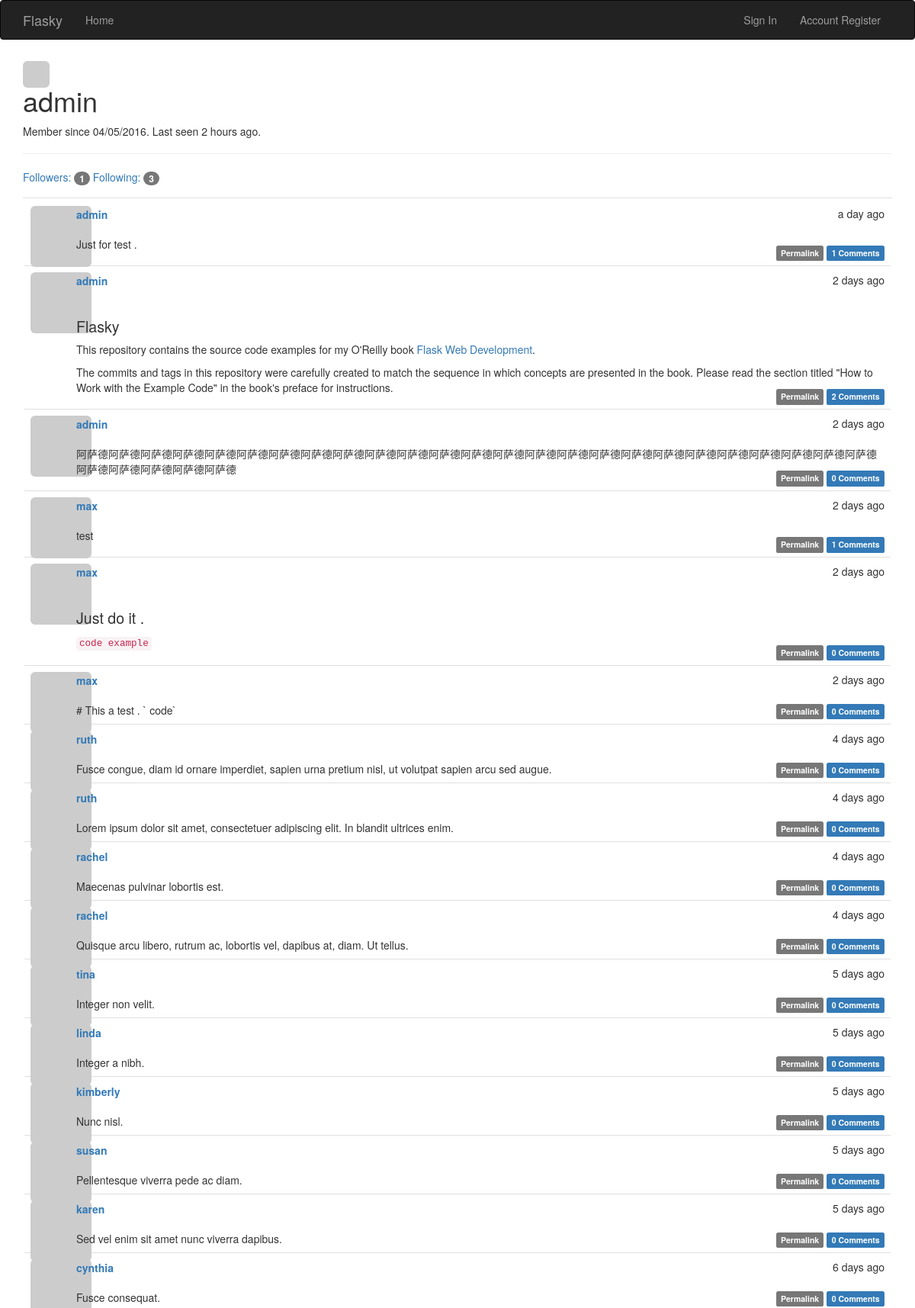
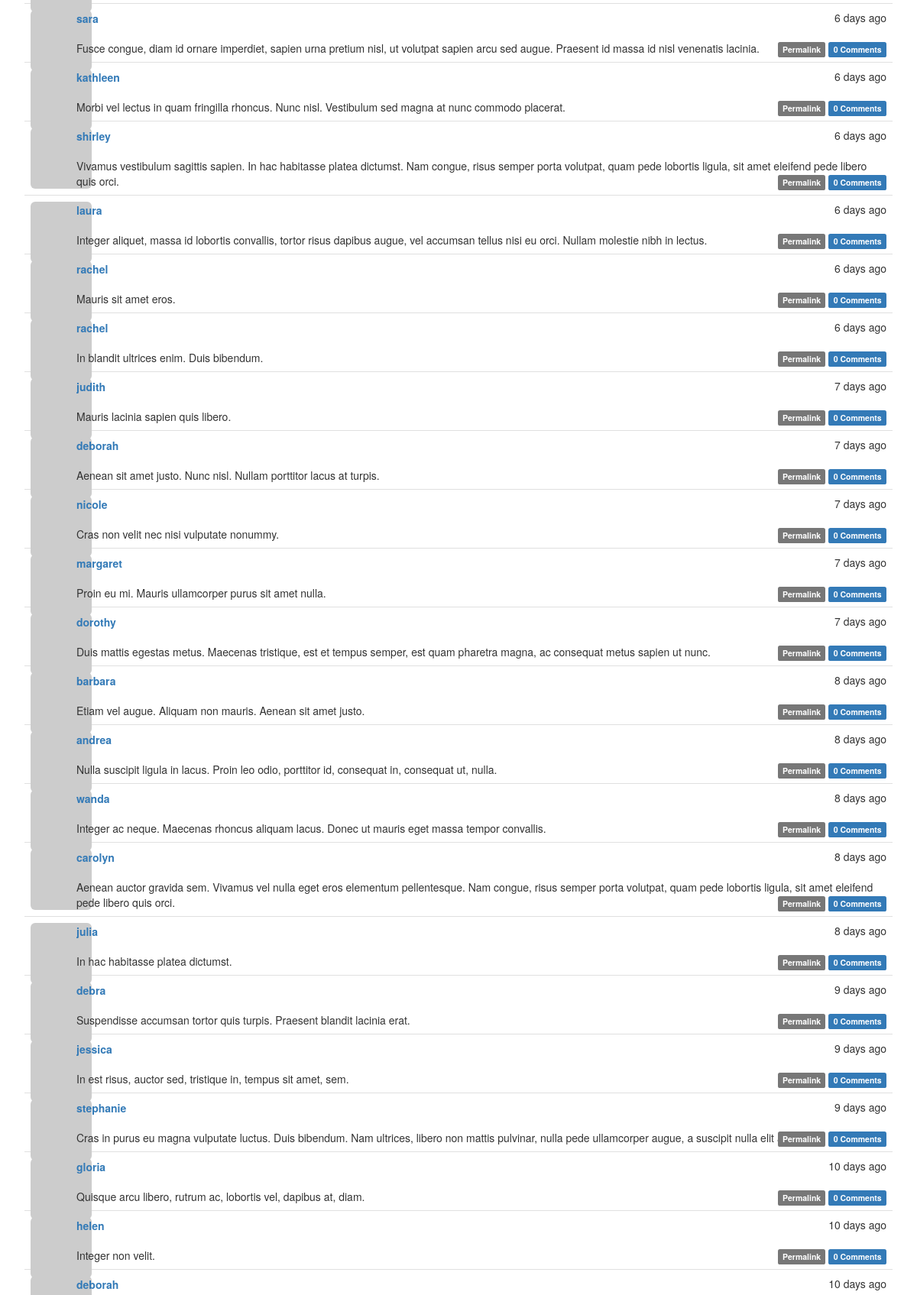
Screenshot of /user/admin (upper part) with the database file from the repository (2 pictures, top to bottom).
### app/models.py (models this page shows, shortened)
class User(UserMixin, db.Model):
    __tablename__ = 'users'
    id = db.Column(db.Integer, primary_key=True)
    email = db.Column(db.String(64), unique=True, index=True)
    username = db.Column(db.String(64), unique=True, index=True)
    role_id = db.Column(db.Integer, db.ForeignKey('roles.id'))
    password_hash = db.Column(db.String(128))
    confirmed = db.Column(db.Boolean, default=False)
    name = db.Column(db.String(64))
    location = db.Column(db.String(64))
    about_me = db.Column(db.Text())
    member_since = db.Column(db.DateTime, default=datetime.utcnow)
    last_seen = db.Column(db.DateTime, default=datetime.utcnow)
    avatar_hash = db.Column(db.String(32))
    posts = db.relationship('Post', backref='author', lazy='dynamic')
    followed = db.relationship('Follow', foreign_keys=[Follow.follower_id],
                               backref=db.backref('follower', lazy='joined'),
                               lazy='dynamic', cascade='all, delete-orphan')
    followers = db.relationship('Follow', foreign_keys=[Follow.followed_id],
                                backref=db.backref('followed', lazy='joined'),
                                lazy='dynamic', cascade='all, delete-orphan')
    comments = db.relationship('Comment', backref='author', lazy='dynamic')
    def gravatar(self, size=100, default='identicon', rating='g'):
        if request.is_secure:
            url = 'http://en.gravatar.com/avatar/'
        else:
            url = 'http://en.gravatar.com/avatar/'
        hash = self.avatar_hash or hashlib.md5(self.email.encode('utf-8')).hexdigest()
        return '{url}/{hash}?s={size}&d={default}&r={rating}'.format(
            url=url, hash=hash, size=size, default=default, rating=rating)
    @property
    def password(self):
        raise AttributeError('password is not a readable attribute')

class Post(db.Model):
    __tablename__ = 'posts'
    id = db.Column(db.Integer, primary_key=True)
    body = db.Column(db.Text)
    timestamp = db.Column(db.DateTime, default=datetime.utcnow, index=True)
    author_id = db.Column(db.Integer, db.ForeignKey('users.id'))
    body_html = db.Column(db.Text)
    comments = db.relationship('Comment', backref='post', lazy='dynamic')

### app/main/views.py (the view)
@main.route('/user/<username>')
def user(username):
    user = User.query.filter_by(username=username).first()
    if user is None:
        abort(404)
    posts = Post.query.order_by(Post.timestamp.desc()).all()
    return render_template('user.html', user=user, posts=posts)

### app/auth/views.py (called while the page is built)
@auth.before_app_request
def before_request():
    if current_user.is_authenticated:
        current_user.ping()
        if not current_user.confirmed and request.endpoint[:5] != 'auth.':
            return redirect(url_for('auth.unconfirmed'))

### app/main/__init__.py (called while the page is built)
@main.app_context_processor
def inject_permissions():
    return dict(Permission=Permission)

### app/models.py (called while the page is built)
    def can(self, permissions):
        return False

    def is_administrator(selfs):
        return False

### app/templates/user.html (shortened to what this page needs)
{% extends "base.html" %}
{% import "bootstrap/wtf.html" as wtf %}
{% block navbar %}
<div class="navbar navbar-inverse" role="navigation">
<div class="container">
<div class="navbar-header">
<a class="navbar-brand" href="/">Flasky</a>
</div>
<div class="navbar-collapse collapse">
<ul class="nav navbar-nav">
<li><a href="/">Home</a></li>
</ul>
<ul class="nav navbar-nav navbar-right">
{% if current_user.is_authenticated %}
    <li><a href="{{ url_for('auth.logout') }}">Sign Out</a></li>
    <li><a href="{{ url_for('auth.register') }}">Account Register</a> </li>
    <li><a href="{{ url_for('auth.change_password') }}">Change Password</a> </li>
    <li><a href="{{ url_for('auth.change_mail_addr') }}">Change Email</a></li>
{% else %}
    <li><a href="{{ url_for('auth.login') }}">Sign In</a></li>
    <li><a href="{{ url_for('auth.register') }}">Account Register</a> </li>
{% endif %}
</ul>
</div>
</div>
</div>
{% endblock %}
{% block page_content %}
<img style="height: 35px;margin-top: 8px;" class="img-rounded profile-thumbnail" src="{{ user.gravatar() }}">
<div class="page-header">
<h1>{{ user.username }}</h1>
<p>
Member since {{ moment(user.member_since).format('L') }}.
Last seen {{ moment(user.last_seen).fromNow() }}.
</p>
</div>
<a href="{{ url_for('.followers', username=user.username) }}">
Followers: <span class="badge">{{ user.followers.count() -1 }}</span>
</a>
<a href="{{ url_for('.followed_by', username=user.username) }}">
Following: <span class="badge">{{ user.followed.count() -1 }}</span>
</a>
{% include "_posts.html" %}
{% endblock %}

### app/templates/_posts.html (shortened to what this page needs)
<ul class="posts">
{% for post in posts %}
<li class="post">
<div class="profile-thumbnail">
<a href="{{ url_for('.user', username=post.author.username) }}">
<img class="img-rounded profile-thumbnail"
src="{{ post.author.gravatar(size=48) }}">
</a>
</div>
<div class="post-date">{{ moment(post.timestamp).fromNow() }}</div>
<div class="post-author">
<a href="{{ url_for('.user', username=post.author.username) }}">
{{ post.author.username }}
</a>
</div>
<div class="post-body">
    {% if post.body_html %}
        {{ post.body_html|safe }}
    {% else %}
        {{ post.body }}
    {% endif %}
</div>
<div class="post-footer">
    <a href="{{ url_for('main.post', id=post.id) }}">
        <span class="label label-default">Permalink</span>
    </a>
    <a href="{{ url_for('.post', id=post.id) }}#comments">
        <span class="label label-primary">
        {{ post.comments.count() }} Comments
        </span>
    </a>
</div>
</li>
{% endfor %}
</ul>

### app/static/styles.css (style rules this page uses)
.profile-thumbnail { position: absolute; }
ul.posts { list-style-type: none; padding: 2px; margin: 16px 0px 0px 0px; border-top: 1px solid #e0e0e0; }
ul.posts li.post { padding: 8px; border-bottom: 1px solid #e0e0e0; }
div.post-date { float: right; }
div.post-author { font-weight: bold; position:relative; left:60px; top: 1px; }
div.post-body { position:relative; left: 60px; top: 20px; margin-right : 60px }
div.post-footer { position:relative; text-align: right; }
.post-body h1 { font-size: 140%; }

### rows the page displays
User: username "admin", member_since "04/05/2016", last_seen "2 hours ago"
Post: timestamp "a day ago", author.username "admin", body_html "Just for test .", comments.count "1"
Post: timestamp "2 days ago", author.username "admin", body_html "Flasky This repository contains the source code examples for my O'Reilly book Flask Web Development . The commits and tags in this repository were carefully created to match the sequence in which concepts are presented in the book. Please read the section titled \"How to Work with the Example Code\" in the book's preface for instructions.", comments.count "2"
Post: timestamp "2 days ago", author.username "admin", body_html "阿萨德阿萨德阿萨德阿萨德阿萨德阿萨德阿萨德阿萨德阿萨德阿萨德阿萨德阿萨德阿萨德阿萨德阿萨德阿萨德阿萨德阿萨德阿萨德阿萨德阿萨德阿萨德阿萨德阿萨德阿萨德阿萨德阿萨德阿萨德阿萨德阿萨德", comments.count "0"
Post: timestamp "2 days ago", author.username "max", body_html "test", comments.count "1"
Post: timestamp "2 days ago", author.username "max", body_html "Just do it . code example", comments.count "0"
Post: timestamp "2 days ago", author.username "max", body "# This a test . ` code`", comments.count "0"
Post: timestamp "4 days ago", author.username "ruth", body "Fusce congue, diam id ornare imperdiet, sapien urna pretium nisl, ut volutpat sapien arcu sed augue.", comments.count "0"
Post: timestamp "4 days ago", author.username "ruth", body "Lorem ipsum dolor sit amet, consectetuer adipiscing elit. In blandit ultrices enim.", comments.count "0"
Post: timestamp "4 days ago", author.username "rachel", body "Maecenas pulvinar lobortis est.", comments.count "0"
Post: timestamp "4 days ago", author.username "rachel", body "Quisque arcu libero, rutrum ac, lobortis vel, dapibus at, diam. Ut tellus.", comments.count "0"
Post: timestamp "5 days ago", author.username "tina", body "Integer non velit.", comments.count "0"
Post: timestamp "5 days ago", author.username "linda", body "Integer a nibh.", comments.count "0"
Post: timestamp "5 days ago", author.username "kimberly", body "Nunc nisl.", comments.count "0"
Post: timestamp "5 days ago", author.username "susan", body "Pellentesque viverra pede ac diam.", comments.count "0"
Post: timestamp "5 days ago", author.username "karen", body "Sed vel enim sit amet nunc viverra dapibus.", comments.count "0"
Post: timestamp "6 days ago", author.username "cynthia", body "Fusce consequat.", comments.count "0"
Post: timestamp "6 days ago", author.username "sara", body "Fusce congue, diam id ornare imperdiet, sapien urna pretium nisl, ut volutpat sapien arcu sed augue. Praesent id massa id nisl venenatis lacinia.", comments.count "0"
Post: timestamp "6 days ago", author.username "kathleen", body "Morbi vel lectus in quam fringilla rhoncus. Nunc nisl. Vestibulum sed magna at nunc commodo placerat.", comments.count "0"
Post: timestamp "6 days ago", author.username "shirley", body "Vivamus vestibulum sagittis sapien. In hac habitasse platea dictumst. Nam congue, risus semper porta volutpat, quam pede lobortis ligula, sit amet eleifend pede libero quis orci.", comments.count "0"
Post: timestamp "6 days ago", author.username "laura", body "Integer aliquet, massa id lobortis convallis, tortor risus dapibus augue, vel accumsan tellus nisi eu orci. Nullam molestie nibh in lectus.", comments.count "0"
Post: timestamp "6 days ago", author.username "rachel", body "Mauris sit amet eros.", comments.count "0"
Post: timestamp "6 days ago", author.username "rachel", body "In blandit ultrices enim. Duis bibendum.", comments.count "0"
Post: timestamp "7 days ago", author.username "judith", body "Mauris lacinia sapien quis libero.", comments.count "0"
Post: timestamp "7 days ago", author.username "deborah", body "Aenean sit amet justo. Nunc nisl. Nullam porttitor lacus at turpis.", comments.count "0"
Post: timestamp "7 days ago", author.username "nicole", body "Cras non velit nec nisi vulputate nonummy.", comments.count "0"
Post: timestamp "7 days ago", author.username "margaret", body "Proin eu mi. Mauris ullamcorper purus sit amet nulla.", comments.count "0"
Post: timestamp "7 days ago", author.username "dorothy", body "Duis mattis egestas metus. Maecenas tristique, est et tempus semper, est quam pharetra magna, ac consequat metus sapien ut nunc.", comments.count "0"
Post: timestamp "8 days ago", author.username "barbara", body "Etiam vel augue. Aliquam non mauris. Aenean sit amet justo.", comments.count "0"
Post: timestamp "8 days ago", author.username "andrea", body "Nulla suscipit ligula in lacus. Proin leo odio, porttitor id, consequat in, consequat ut, nulla.", comments.count "0"
Post: timestamp "8 days ago", author.username "wanda", body "Integer ac neque. Maecenas rhoncus aliquam lacus. Donec ut mauris eget massa tempor convallis.", comments.count "0"
Post: timestamp "8 days ago", author.username "carolyn", body "Aenean auctor gravida sem. Vivamus vel nulla eget eros elementum pellentesque. Nam congue, risus semper porta volutpat, quam pede lobortis ligula, sit amet eleifend pede libero quis orci.", comments.count "0"
Post: timestamp "8 days ago", author.username "julia", body "In hac habitasse platea dictumst.", comments.count "0"
Post: timestamp "9 days ago", author.username "debra", body "Suspendisse accumsan tortor quis turpis. Praesent blandit lacinia erat.", comments.count "0"
Post: timestamp "9 days ago", author.username "jessica", body "In est risus, auctor sed, tristique in, tempus sit amet, sem.", comments.count "0"
Post: timestamp "9 days ago", author.username "stephanie", body "Cras in purus eu magna vulputate luctus. Duis bibendum. Nam ultrices, libero non mattis pulvinar, nulla pede ullamcorper augue, a suscipit nulla elit ac nulla.", comments.count "0"
Post: timestamp "10 days ago", author.username "gloria", body "Quisque arcu libero, rutrum ac, lobortis vel, dapibus at, diam.", comments.count "0"
Post: timestamp "10 days ago", author.username "helen", body "Integer non velit.", comments.count "0"
Post: timestamp "10 days ago", author.username "deborah"

### other values shown
{{ user.followers.count() -1 }} "1"
{{ user.followed.count() -1 }} "3"
